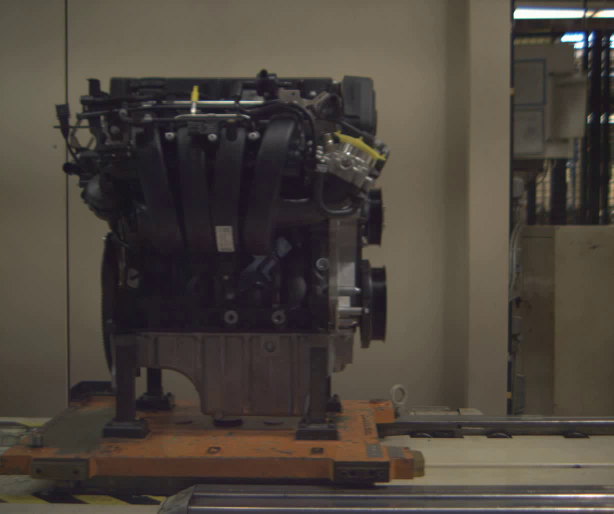
#> input picture frame 0 of Image&Video Analysis/4_Motion tracking of feature points and dense optical flow/sequence.avi, 1228 x 1028 px, given in place of fishes1.mpg, which was not available (shown at 1/2 size)
$ jupyter execute Source_code.ipynb
#> lines starting #> are read from the running program, lines starting #| are printed output that depends on the picture; pictures that were not available may be replaced by others from this repository, and a replacement may not be noted
[cell 1]
import numpy as np
import cv2 as cv
from google.colab.patches import cv2_imshow

name = 'fishes1.mpg'
cap = cv.VideoCapture('/content/'+name)

# params for ShiTomasi corner detection
# qualityLevel is a value between 0-1 which denotes the minimal quality threshold. Features with quality below this are rejected.
# A lower value means more features are allowed

feature_params = dict( maxCorners = 200,
                       qualityLevel = 0.06,
                       minDistance = 30,
                       blockSize = 15 )

# Parameters for lucas kanade optical flow
# Small windows are more sensitive to noise and may miss larger motions. Large windows will “survive” an occlusion.

lk_params = dict( winSize  = (5,5),
                  maxLevel = 2,
                  criteria = (cv.TERM_CRITERIA_EPS | cv.TERM_CRITERIA_COUNT, 10, 0.03))

# Create some random colors
color = np.random.randint(0,255,(100,3))

# Take first frame and find corners in it
ret, old_frame = cap.read()
#> old_frame is the input picture: shape (1028, 1228, 3); mean B, G, R 60.6, 68.3, 76
old_gray = cv.cvtColor(old_frame, cv.COLOR_BGR2GRAY)
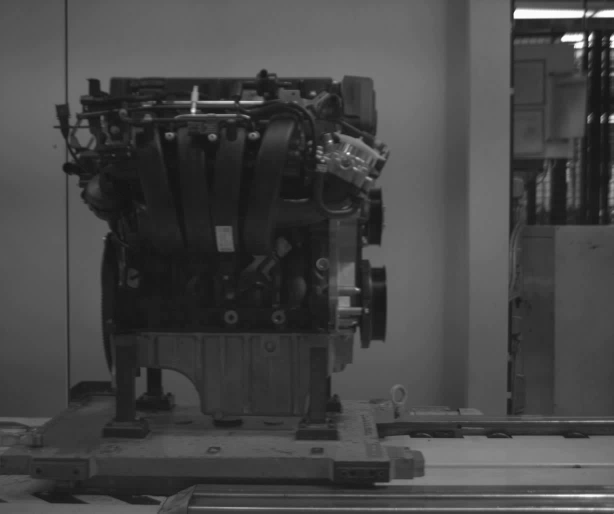
#> old_gray: shape (1028, 1228) (shown at 1/2 size); min 11, max 255, mean 69.7
p0 = cv.goodFeaturesToTrack(old_gray, mask = None, **feature_params)
#> p0 = 39 rows, first 8: [1033, 32], [1226, 89], [388, 224], [1128, 77], [1166, 28], [1222, 239], [1163, 72], [694, 303]

# Create a mask image for drawing purposes
mask = np.zeros_like(old_frame)
img_array=[]

for i in range(int(cap.get(cv.CAP_PROP_FRAME_COUNT))-1):
    ret,frame = cap.read()
    frame_gray = cv.cvtColor(frame, cv.COLOR_BGR2GRAY)

    # calculate optical flow
    p1, st, err = cv.calcOpticalFlowPyrLK(old_gray, frame_gray, p0, None, **lk_params)

    if p1 is None:
      p0 = cv.goodFeaturesToTrack(old_gray, mask = None, **feature_params)
      p1, st, err = cv.calcOpticalFlowPyrLK(old_gray, frame_gray, p0, None, **lk_params)

    # Select good points
    good_new = p1[st==1]
    good_old = p0[st==1]

    # draw the tracks
    for i,(new,old) in enumerate(zip(good_new, good_old)):
        a,b = new.ravel()
        c,d = old.ravel()
        mask = cv.line(mask, (a,b),(c,d), color[i].tolist(), 2)
        frame = cv.circle(frame,(a,b),5,color[i].tolist(),-1)

    img = cv.add(frame,mask)
    img_array.append(img)
    h,w = img.shape[:2]

    #cv2_imshow(img)

    k = cv.waitKey(30) & 0xff
    if k == 27:
        break

    # Now update the previous frame and previous points
    old_gray = frame_gray.copy()
    p0 = good_new.reshape(-1,1,2)
#> this loop made 1 pass; (key Esc is pressed on pass 1)
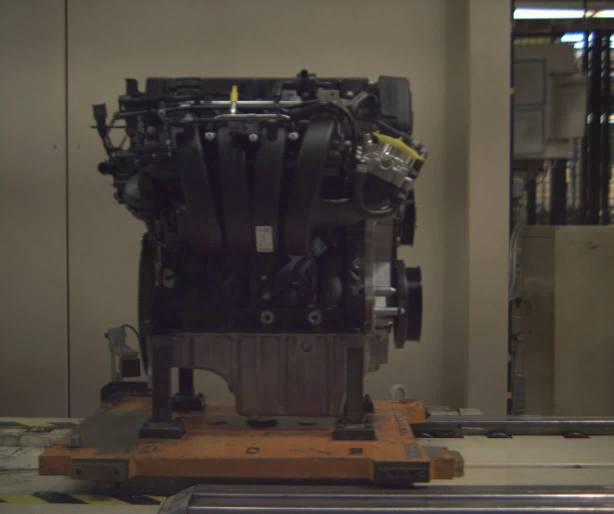
#> input picture frame 1 of Image&Video Analysis/4_Motion tracking of feature points and dense optical flow/sequence.avi, 1228 x 1028 px, given in place of fishes1.mpg, which was not available (shown at 1/2 size)
#> pass 1, `frame_gray = cv.cvtColor(frame, cv.COLOR_BGR2GRAY)`:
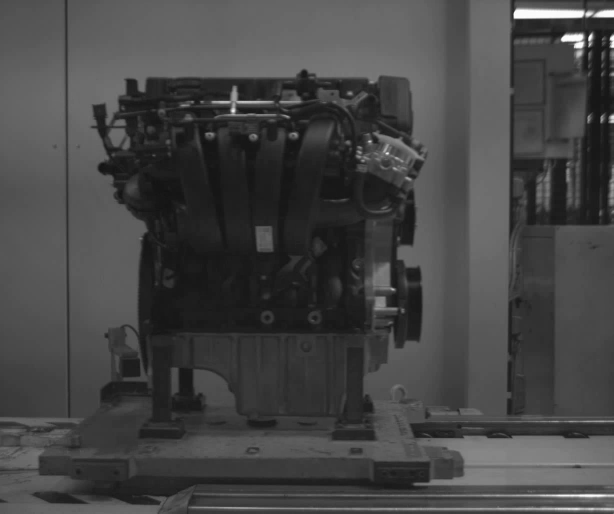
#> frame_gray: shape (1028, 1228) (shown at 1/2 size); min 0, max 255, mean 69.2
#> after the loop:
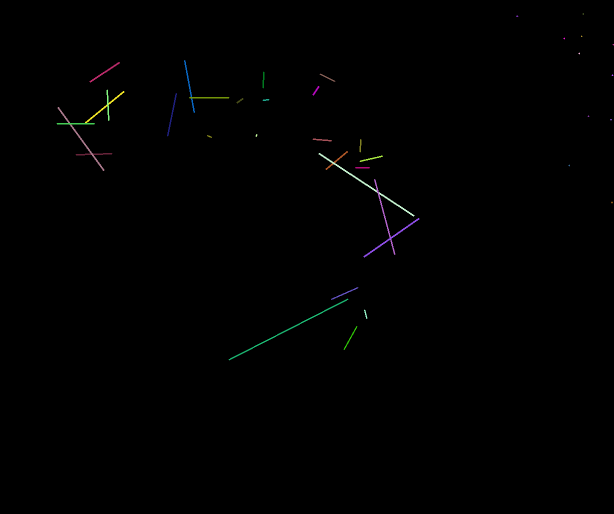
#> mask: shape (1028, 1228, 3) (shown at 1/2 size); mean B, G, R 0.6, 0.7, 0.6
#> after the loop, img_array = 1 item

out = cv.VideoWriter('/content/processed/processed_'+name+'.avi',cv.VideoWriter_fourcc(*'XVID'), 10, (w,h))

for i in range(len(img_array)):
    out.write(img_array[i])

out.release()

[cell 2]
name = 'fishes1_enh.mpg'
cap = cv.VideoCapture('/content/'+name)

# params for ShiTomasi corner detection
# qualityLevel is a value between 0-1 which denotes the minimal quality threshold. Features with quality below this are rejected.
# A lower value means more features are allowed

feature_params = dict( maxCorners = 200,
                       qualityLevel = 0.06,
                       minDistance = 30,
                       blockSize = 15 )

# Parameters for lucas kanade optical flow
# Small windows are more sensitive to noise and may miss larger motions. Large windows will “survive” an occlusion.

lk_params = dict( winSize  = (5,5),
                  maxLevel = 2,
                  criteria = (cv.TERM_CRITERIA_EPS | cv.TERM_CRITERIA_COUNT, 10, 0.03))

# Create some random colors
color = np.random.randint(0,255,(100,3))

# Take first frame and find corners in it
ret, old_frame = cap.read()
old_gray = cv.cvtColor(old_frame, cv.COLOR_BGR2GRAY)
p0 = cv.goodFeaturesToTrack(old_gray, mask = None, **feature_params)

# Create a mask image for drawing purposes
mask = np.zeros_like(old_frame)
img_array=[]

for i in range(int(cap.get(cv.CAP_PROP_FRAME_COUNT))-1):
    ret,frame = cap.read()
    frame_gray = cv.cvtColor(frame, cv.COLOR_BGR2GRAY)

    # calculate optical flow
    p1, st, err = cv.calcOpticalFlowPyrLK(old_gray, frame_gray, p0, None, **lk_params)

    if p1 is None:
      p0 = cv.goodFeaturesToTrack(old_gray, mask = None, **feature_params)
      p1, st, err = cv.calcOpticalFlowPyrLK(old_gray, frame_gray, p0, None, **lk_params)

    # Select good points
    good_new = p1[st==1]
    good_old = p0[st==1]

    # draw the tracks
    for i,(new,old) in enumerate(zip(good_new, good_old)):
        a,b = new.ravel()
        c,d = old.ravel()
        mask = cv.line(mask, (a,b),(c,d), color[i].tolist(), 2)
        frame = cv.circle(frame,(a,b),5,color[i].tolist(),-1)

    img = cv.add(frame,mask)
    img_array.append(img)
    h,w = img.shape[:2]

    #cv2_imshow(img)

    k = cv.waitKey(30) & 0xff
    if k == 27:
        break

    # Now update the previous frame and previous points
    old_gray = frame_gray.copy()
    p0 = good_new.reshape(-1,1,2)

out = cv.VideoWriter('/content/processed/processed_'+name+'.avi',cv.VideoWriter_fourcc(*'XVID'), 10, (w,h))

for i in range(len(img_array)):
    out.write(img_array[i])

out.release()

[cell 3]
name = 'sequence.mpg'
cap = cv.VideoCapture('/content/'+name)

# params for ShiTomasi corner detection
# qualityLevel is a value between 0-1 which denotes the minimal quality threshold. Features with quality below this are rejected.
# A lower value means more features are allowed

feature_params = dict( maxCorners = 50,
                       qualityLevel = 0.1,
                       minDistance = 10,
                       blockSize = 10 )

# Parameters for lucas kanade optical flow
# Small windows are more sensitive to noise and may miss larger motions. Large windows will “survive” an occlusion.

lk_params = dict( winSize  = (300,300),
                  maxLevel = 3,
                  criteria = (cv.TERM_CRITERIA_EPS | cv.TERM_CRITERIA_COUNT, 10, 0.03))

# Create some random colors
color = np.random.randint(0,255,(100,3))

# Take first frame and find corners in it
ret, old_frame = cap.read()
old_gray = cv.cvtColor(old_frame, cv.COLOR_BGR2GRAY)
p0 = cv.goodFeaturesToTrack(old_gray, mask = None, **feature_params)
#> p0 = 37 rows, first 8: [1031, 35], [1223, 92], [1125, 80], [1152, 93], [697, 305], [1223, 77], [387, 226], [1172, 32]

# Create a mask image for drawing purposes
mask = np.zeros_like(old_frame)
img_array=[]

for i in range(int(cap.get(cv.CAP_PROP_FRAME_COUNT))-1):
    ret,frame = cap.read()
    frame_gray = cv.cvtColor(frame, cv.COLOR_BGR2GRAY)

    # calculate optical flow
    p1, st, err = cv.calcOpticalFlowPyrLK(old_gray, frame_gray, p0, None, **lk_params)

    if p1 is None:
      p0 = cv.goodFeaturesToTrack(old_gray, mask = None, **feature_params)
      p1, st, err = cv.calcOpticalFlowPyrLK(old_gray, frame_gray, p0, None, **lk_params)

    # Select good points
    good_new = p1[st==1]
    good_old = p0[st==1]

    # draw the tracks
    for i,(new,old) in enumerate(zip(good_new, good_old)):
        a,b = new.ravel()
        c,d = old.ravel()
        mask = cv.line(mask, (a,b),(c,d), color[i].tolist(), 2)
        frame = cv.circle(frame,(a,b),5,color[i].tolist(),-1)

    img = cv.add(frame,mask)
    img_array.append(img)
    h,w = img.shape[:2]

    #cv2_imshow(img)

    k = cv.waitKey(30) & 0xff
    if k == 27:
        break

    # Now update the previous frame and previous points
    old_gray = frame_gray.copy()
    p0 = good_new.reshape(-1,1,2)

out = cv.VideoWriter('/content/processed/processed_'+name+'.avi',cv.VideoWriter_fourcc(*'XVID'), 1, (w,h))

for i in range(len(img_array)):
    out.write(img_array[i])

out.release()

[cell 4]
name = 'sequence_gray.mpg'
cap = cv.VideoCapture('/content/'+name)

# params for ShiTomasi corner detection
# qualityLevel is a value between 0-1 which denotes the minimal quality threshold. Features with quality below this are rejected.
# A lower value means more features are allowed

feature_params = dict( maxCorners = 50,
                       qualityLevel = 0.1,
                       minDistance = 10,
                       blockSize = 10 )

# Parameters for lucas kanade optical flow
# Small windows are more sensitive to noise and may miss larger motions. Large windows will “survive” an occlusion.

lk_params = dict( winSize  = (300,300),
                  maxLevel = 3,
                  criteria = (cv.TERM_CRITERIA_EPS | cv.TERM_CRITERIA_COUNT, 10, 0.03))

# Create some random colors
color = np.random.randint(0,255,(100,3))

# Take first frame and find corners in it
ret, old_frame = cap.read()
old_gray = cv.cvtColor(old_frame, cv.COLOR_BGR2GRAY)
p0 = cv.goodFeaturesToTrack(old_gray, mask = None, **feature_params)

# Create a mask image for drawing purposes
mask = np.zeros_like(old_frame)
img_array=[]

for i in range(int(cap.get(cv.CAP_PROP_FRAME_COUNT))-1):
    ret,frame = cap.read()
    frame_gray = cv.cvtColor(frame, cv.COLOR_BGR2GRAY)

    # calculate optical flow
    p1, st, err = cv.calcOpticalFlowPyrLK(old_gray, frame_gray, p0, None, **lk_params)

    if p1 is None:
      p0 = cv.goodFeaturesToTrack(old_gray, mask = None, **feature_params)
      p1, st, err = cv.calcOpticalFlowPyrLK(old_gray, frame_gray, p0, None, **lk_params)

    # Select good points
    good_new = p1[st==1]
    good_old = p0[st==1]

    # draw the tracks
    for i,(new,old) in enumerate(zip(good_new, good_old)):
        a,b = new.ravel()
        c,d = old.ravel()
        mask = cv.line(mask, (a,b),(c,d), color[i].tolist(), 2)
        frame = cv.circle(frame,(a,b),5,color[i].tolist(),-1)

    img = cv.add(frame,mask)
    img_array.append(img)
    h,w = img.shape[:2]

    cv2_imshow(img)

    k = cv.waitKey(30) & 0xff
    if k == 27:
        break

    # Now update the previous frame and previous points
    old_gray = frame_gray.copy()
    p0 = good_new.reshape(-1,1,2)

out = cv.VideoWriter('/content/processed/processed_'+name+'.avi',cv.VideoWriter_fourcc(*'XVID'), 1, (w,h))

for i in range(len(img_array)):
    out.write(img_array[i])

out.release()

[cell 5]
name = 'fishes2.mpg'
cap = cv.VideoCapture('/content/'+name)

# params for ShiTomasi corner detection
# qualityLevel is a value between 0-1 which denotes the minimal quality threshold. Features with quality below this are rejected.
# A lower value means more features are allowed

feature_params = dict( maxCorners = 10,
                       qualityLevel = 0.15,
                       minDistance = 10,
                       blockSize = 10 )

# Parameters for lucas kanade optical flow
# Small windows are more sensitive to noise and may miss larger motions. Large windows will “survive” an occlusion.

lk_params = dict( winSize  = (30,30),
                  maxLevel = 3,
                  criteria = (cv.TERM_CRITERIA_EPS | cv.TERM_CRITERIA_COUNT, 10, 0.03))

# Create some random colors
color = np.random.randint(0,255,(100,3))

# Take first frame and find corners in it
ret, old_frame = cap.read()
old_gray = cv.cvtColor(old_frame, cv.COLOR_BGR2GRAY)
p0 = cv.goodFeaturesToTrack(old_gray, mask = None, **feature_params)
#> p0 = [[1031, 35], [1223, 92], [1125, 80], [1152, 93], [697, 305], [1223, 77], [387, 226], [1172, 32], [1221, 242], [661, 283]]

# Create a mask image for drawing purposes
mask = np.zeros_like(old_frame)
img_array=[]

for i in range(int(cap.get(cv.CAP_PROP_FRAME_COUNT))-1):
    ret,frame = cap.read()
    frame_gray = cv.cvtColor(frame, cv.COLOR_BGR2GRAY)

    # calculate optical flow
    p1, st, err = cv.calcOpticalFlowPyrLK(old_gray, frame_gray, p0, None, **lk_params)

    if p1 is None:
      p0 = cv.goodFeaturesToTrack(old_gray, mask = None, **feature_params)
      p1, st, err = cv.calcOpticalFlowPyrLK(old_gray, frame_gray, p0, None, **lk_params)

    # Select good points
    good_new = p1[st==1]
    good_old = p0[st==1]

    # draw the tracks
    for i,(new,old) in enumerate(zip(good_new, good_old)):
        a,b = new.ravel()
        c,d = old.ravel()
        mask = cv.line(mask, (a,b),(c,d), color[i].tolist(), 2)
        frame = cv.circle(frame,(a,b),5,color[i].tolist(),-1)

    img = cv.add(frame,mask)
    img_array.append(img)
    h,w = img.shape[:2]

    #cv2_imshow(img)

    k = cv.waitKey(30) & 0xff
    if k == 27:
        break

    # Now update the previous frame and previous points
    old_gray = frame_gray.copy()
    p0 = good_new.reshape(-1,1,2)
#> this loop made 1 pass; (key Esc is pressed on pass 1)

out = cv.VideoWriter('/content/processed/processed_'+name+'.avi',cv.VideoWriter_fourcc(*'XVID'), 3, (w,h))

for i in range(len(img_array)):
    out.write(img_array[i])

out.release()

[cell 6]
name = 'fishes2_enh.mpg'
cap = cv.VideoCapture('/content/'+name)

# params for ShiTomasi corner detection
# qualityLevel is a value between 0-1 which denotes the minimal quality threshold. Features with quality below this are rejected.
# A lower value means more features are allowed

feature_params = dict( maxCorners = 30,
                       qualityLevel = 0.25,
                       minDistance = 10,
                       blockSize = 10 )

# Parameters for lucas kanade optical flow
# Small windows are more sensitive to noise and may miss larger motions. Large windows will “survive” an occlusion.

lk_params = dict( winSize  = (3,3),
                  maxLevel = 3,
                  criteria = (cv.TERM_CRITERIA_EPS | cv.TERM_CRITERIA_COUNT, 10, 0.03))

# Create some random colors
color = np.random.randint(0,255,(100,3))

# Take first frame and find corners in it
ret, old_frame = cap.read()
old_gray = cv.cvtColor(old_frame, cv.COLOR_BGR2GRAY)
p0 = cv.goodFeaturesToTrack(old_gray, mask = None, **feature_params)
#> p0 = 17 rows, first 8: [1031, 35], [1223, 92], [1125, 80], [1152, 93], [697, 305], [1223, 77], [387, 226], [1172, 32]

# Create a mask image for drawing purposes
mask = np.zeros_like(old_frame)
img_array=[]

for i in range(int(cap.get(cv.CAP_PROP_FRAME_COUNT))-1):
    ret,frame = cap.read()
    frame_gray = cv.cvtColor(frame, cv.COLOR_BGR2GRAY)

    # calculate optical flow
    p1, st, err = cv.calcOpticalFlowPyrLK(old_gray, frame_gray, p0, None, **lk_params)

    if p1 is None:
      p0 = cv.goodFeaturesToTrack(old_gray, mask = None, **feature_params)
      p1, st, err = cv.calcOpticalFlowPyrLK(old_gray, frame_gray, p0, None, **lk_params)

    # Select good points
    good_new = p1[st==1]
    good_old = p0[st==1]

    # draw the tracks
    for i,(new,old) in enumerate(zip(good_new, good_old)):
        a,b = new.ravel()
        c,d = old.ravel()
        mask = cv.line(mask, (a,b),(c,d), color[i].tolist(), 2)
        frame = cv.circle(frame,(a,b),5,color[i].tolist(),-1)

    img = cv.add(frame,mask)
    img_array.append(img)
    h,w = img.shape[:2]

    #cv2_imshow(img)

    k = cv.waitKey(30) & 0xff
    if k == 27:
        break

    # Now update the previous frame and previous points
    old_gray = frame_gray.copy()
    p0 = good_new.reshape(-1,1,2)

out = cv.VideoWriter('/content/processed/processed_'+name+'.avi',cv.VideoWriter_fourcc(*'XVID'), 3, (w,h))

for i in range(len(img_array)):
    out.write(img_array[i])

out.release()

[cell 7]
name = 'sense_avoid.mpg'
cap = cv.VideoCapture('/content/'+name)

# params for ShiTomasi corner detection
# qualityLevel is a value between 0-1 which denotes the minimal quality threshold. Features with quality below this are rejected.
# A lower value means more features are allowed

feature_params = dict( maxCorners = 2,
                       qualityLevel = 0.5,
                       minDistance = 10,
                       blockSize = 10 )

# Parameters for lucas kanade optical flow
# Small windows are more sensitive to noise and may miss larger motions. Large windows will “survive” an occlusion.

lk_params = dict( winSize  = (3,3),
                  maxLevel = 3,
                  criteria = (cv.TERM_CRITERIA_EPS | cv.TERM_CRITERIA_COUNT, 10, 0.03))

# Create some random colors
color = np.random.randint(0,255,(100,3))

# Take first frame and find corners in it
ret, old_frame = cap.read()
old_gray = cv.cvtColor(old_frame, cv.COLOR_BGR2GRAY)
p0 = cv.goodFeaturesToTrack(old_gray, mask = None, **feature_params)
#> p0 = [[1031, 35], [1223, 92]]

# Create a mask image for drawing purposes
mask = np.zeros_like(old_frame)
img_array=[]

for i in range(int(cap.get(cv.CAP_PROP_FRAME_COUNT))-1):
    ret,frame = cap.read()
    frame_gray = cv.cvtColor(frame, cv.COLOR_BGR2GRAY)

    # calculate optical flow
    p1, st, err = cv.calcOpticalFlowPyrLK(old_gray, frame_gray, p0, None, **lk_params)

    if p1 is None:
      p0 = cv.goodFeaturesToTrack(old_gray, mask = None, **feature_params)
      p1, st, err = cv.calcOpticalFlowPyrLK(old_gray, frame_gray, p0, None, **lk_params)

    # Select good points
    good_new = p1[st==1]
    good_old = p0[st==1]

    # draw the tracks
    for i,(new,old) in enumerate(zip(good_new, good_old)):
        a,b = new.ravel()
        c,d = old.ravel()
        mask = cv.line(mask, (a,b),(c,d), color[i].tolist(), 2)
        frame = cv.circle(frame,(a,b),5,color[i].tolist(),-1)

    img = cv.add(frame,mask)
    img_array.append(img)
    h,w = img.shape[:2]

    #cv2_imshow(img)

    k = cv.waitKey(30) & 0xff
    if k == 27:
        break

    # Now update the previous frame and previous points
    old_gray = frame_gray.copy()
    p0 = good_new.reshape(-1,1,2)
#> this loop made 1 pass; (key Esc is pressed on pass 1)
#> (good_new, good_old) on pass 1: ([[1030.7, 35], [1223, 92]], [[1031, 35], [1223, 92]])

out = cv.VideoWriter('/content/processed/processed_'+name+'.avi',cv.VideoWriter_fourcc(*'XVID'), 3, (w,h))

for i in range(len(img_array)):
    out.write(img_array[i])

out.release()

[cell 8]
import numpy as np
import cv2 as cv
from google.colab.patches import cv2_imshow

name = 'sequence.mpg'
cap = cv.VideoCapture(cv.samples.findFile("/content/"+name))
ret, frame1 = cap.read()
prvs = cv.cvtColor(frame1,cv.COLOR_BGR2GRAY)
hsv = np.zeros_like(frame1)
hsv[...,1] = 255
img_array=[]

for i in range(int(cap.get(cv.CAP_PROP_FRAME_COUNT))-1):
    ret, frame2 = cap.read()
    next = cv.cvtColor(frame2,cv.COLOR_BGR2GRAY)
    flow = cv.calcOpticalFlowFarneback(prvs,next, None, 0.5, 3, 15, 3, 5, 1.2, 0)
    mag, ang = cv.cartToPolar(flow[...,0], flow[...,1])
    hsv[...,0] = ang*180/np.pi/2
    hsv[...,2] = cv.normalize(mag,None,0,255,cv.NORM_MINMAX)
    bgr = cv.cvtColor(hsv,cv.COLOR_HSV2BGR)
    h,w = bgr.shape[:2]
    cv2_imshow(bgr)
    img_array.append(bgr)

    k = cv.waitKey(30) & 0xff
    if k == 27:
        break
    prvs = next
#> this loop made 1 pass; (key Esc is pressed on pass 1)
#> pass 1, `mag, ang = cv.cartToPolar(flow[...,0], flow[...,1])`:
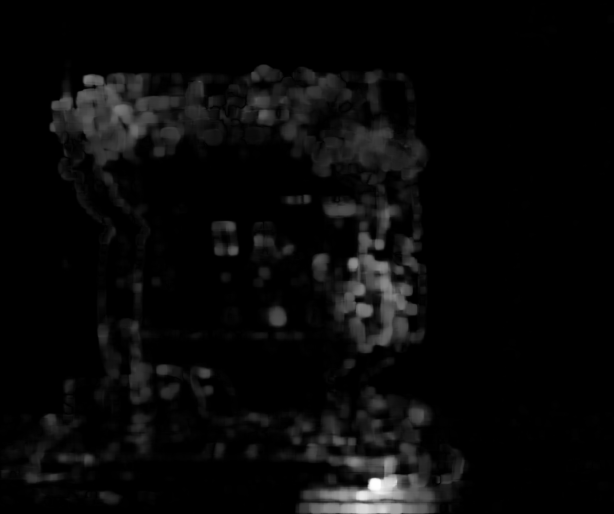
#> mag: shape (1028, 1228) float32 (shown at 1/2 size); min 2.02e-22, max 77.73, mean 2.8; drawn with min black and max white
#> pass 1, `mag, ang = cv.cartToPolar(flow[...,0], flow[...,1])`:
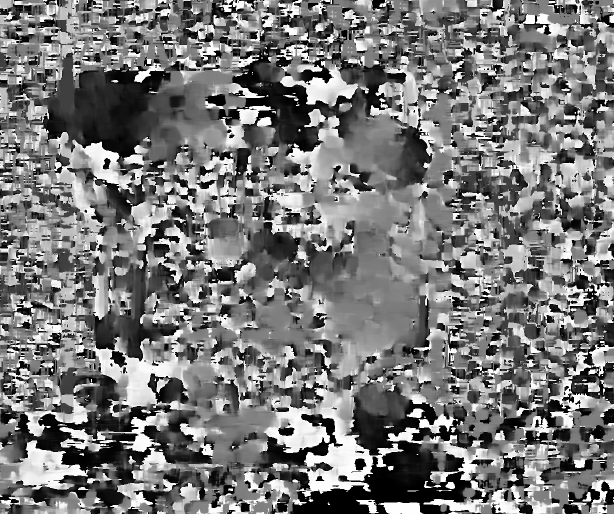
#> ang: shape (1028, 1228) float32 (shown at 1/2 size); min 1.85e-12, max 6.28, mean 2.97; drawn with min black and max white
#> pass 1, `bgr = cv.cvtColor(hsv,cv.COLOR_HSV2BGR)`:
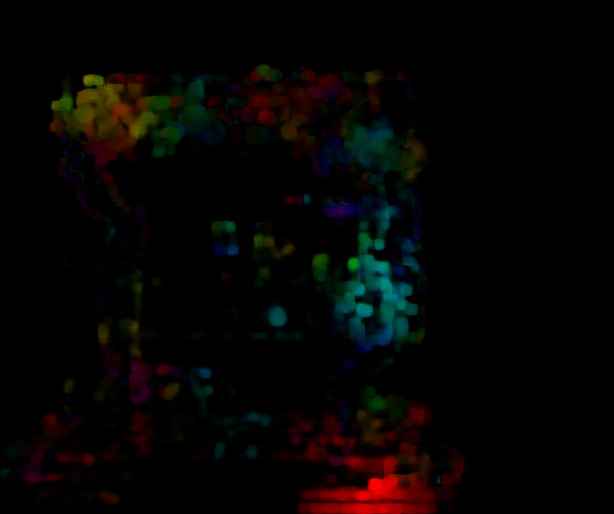
#> bgr: shape (1028, 1228, 3) (shown at 1/2 size); mean B, G, R 2.7, 4, 5.6
#> frame2 is the input picture: shape (1028, 1228, 3); mean B, G, R 60.2, 67.9, 75.3
#> after the loop:
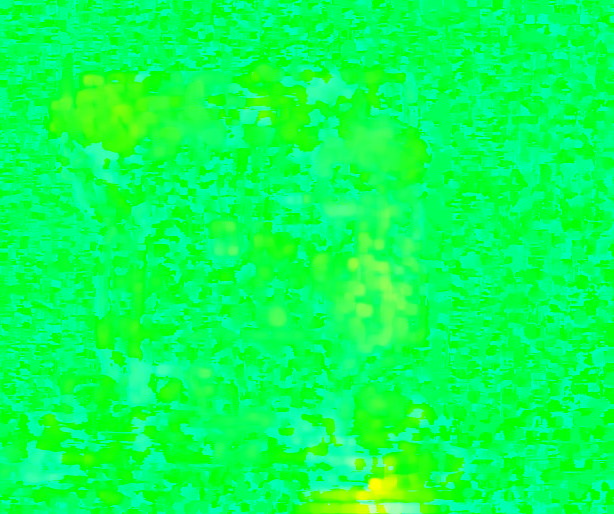
#> hsv: shape (1028, 1228, 3) (shown at 1/2 size); mean B, G, R 84.5, 255, 8.9


out = cv.VideoWriter('/content/processed/optical_flow_'+name+'.avi',cv.VideoWriter_fourcc(*'XVID'), 1, (w,h))

for i in range(len(img_array)):
    out.write(img_array[i])

out.release()
